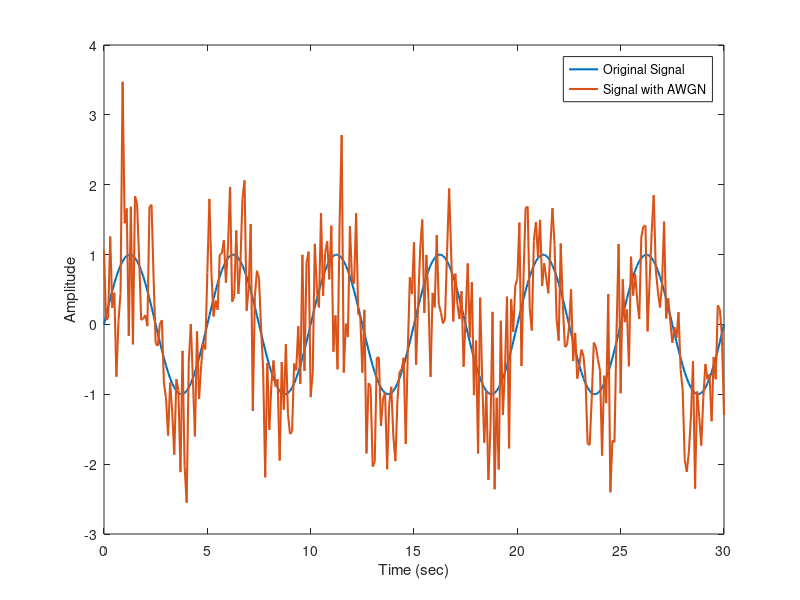

Source code (MATLAB):
% generate raw sine signal
[x,t] = gensig('sine',5,30,0.1);

% add Gaussian white noise using awgn()
y = awgn(x,0.01,'measured');

% Plot the signals
plot(t,[x y],'LineWidth',1.5)
legend('Original Signal','Signal with AWGN')
xlabel('Time (sec)');
ylabel('Amplitude');